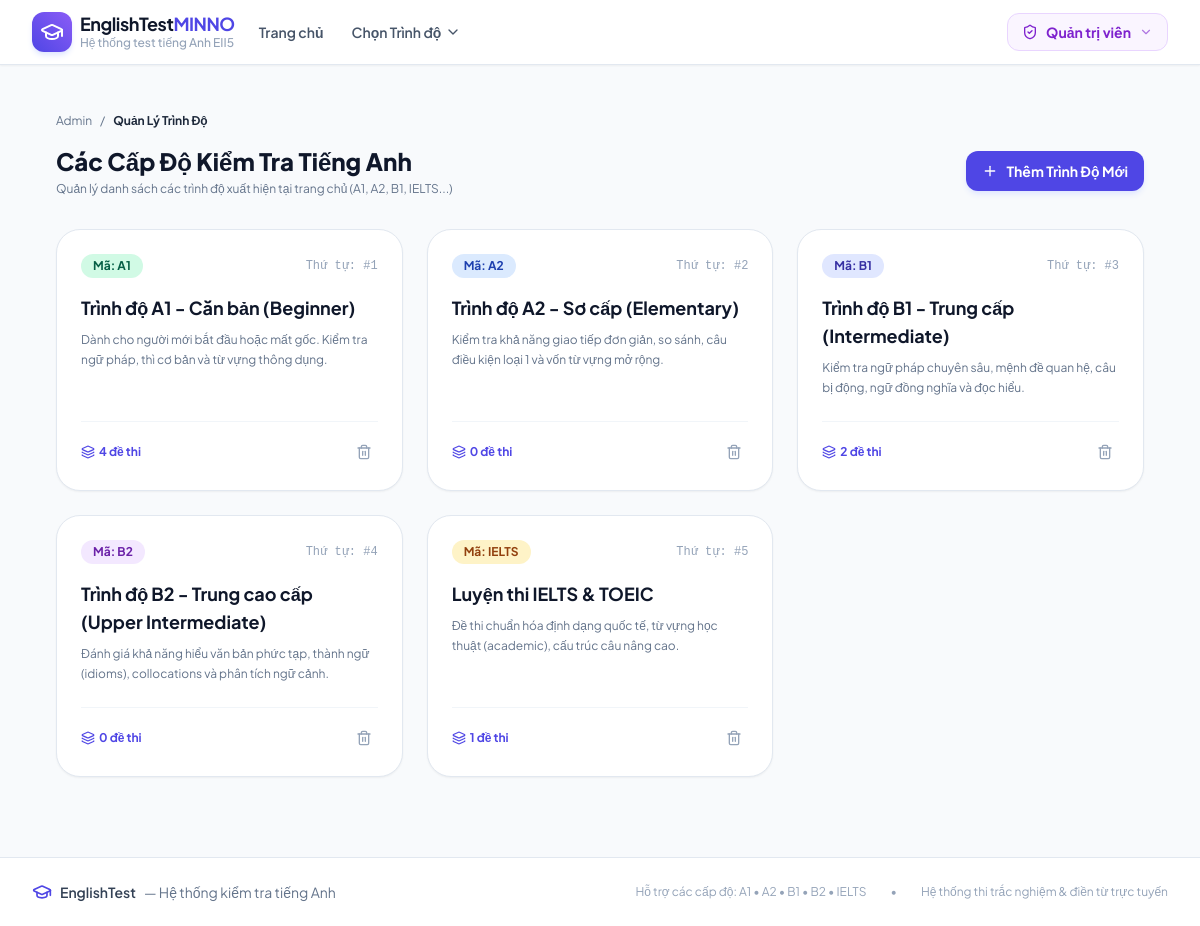
The app's page /admin/levels (signed in) with its own data.
### models.py (models this page shows)
class Level(db.Model):
    __tablename__ = 'levels'
    id = db.Column(db.Integer, primary_key=True)
    code = db.Column(db.String(20), unique=True, nullable=False)  # 'A1', 'A2', 'B1', 'B2', 'C1', 'IELTS'
    name = db.Column(db.String(100), nullable=False)              # 'Trình độ A1 - Căn bản'
    description = db.Column(db.Text, nullable=True)
    badge_color = db.Column(db.String(30), default='blue')        # 'blue', 'green', 'amber', 'purple', 'rose'
    icon_name = db.Column(db.String(50), default='book-open')
    order_num = db.Column(db.Integer, default=1)
    is_active = db.Column(db.Boolean, default=True)
    created_at = db.Column(db.DateTime, default=datetime.utcnow)
    tests = db.relationship('Test', backref='level', lazy=True, cascade='all, delete-orphan')
    @property
    def active_tests_count(self):
        return len([t for t in self.tests if t.is_active])

### app.py (the view, shortened to what this page needs)
@app.route('/admin/levels', methods=['GET', 'POST'])
@admin_required
def admin_levels():
    levels = Level.query.order_by(Level.order_num).all()
    return render_template('admin/levels.html', levels=levels)

### app.py (called while the page is built)
def staff_required(f):
    @wraps(f)
    def decorated_function(*args, **kwargs):
        user_id = session.get('user_id')
        role = session.get('role')
        if not user_id or role not in ('admin', 'teacher'):
            flash('Vui lòng đăng nhập với tài khoản Quản trị viên hoặc Giáo viên.', 'warning')
            return redirect(url_for('admin_login', next=request.path))
        user = User.query.get(user_id)
        if not user or user.role not in ('admin', 'teacher'):
            session.clear()
            flash('Phiên đăng nhập đã hết hạn. Vui lòng đăng nhập lại.', 'warning')
            return redirect(url_for('admin_login', next=request.path))
        return f(*args, **kwargs)
    return decorated_function

@app.context_processor
def inject_globals():
    levels = Level.query.filter_by(is_active=True).order_by(Level.order_num).all()
    current_user = None
    if session.get('user_id'):
        current_user = User.query.get(session.get('user_id'))
    return {
        'all_levels': levels,
        'current_user': current_user,
        'is_admin': session.get('role') == 'admin',
        'is_teacher': session.get('role') == 'teacher',
        'is_staff': session.get('role') in ('admin', 'teacher'),
        'candidate_name': session.get('student_name'),
        'candidate_phone': session.get('student_phone'),
        'candidate_email': session.get('student_email')
    }

### templates/admin/levels.html (shortened to what this page needs)
{% extends 'base.html' %}
{% block content %}
<div class="max-w-6xl mx-auto px-4 sm:px-6 lg:px-8 py-8">
    <div class="flex items-center space-x-2 text-xs text-slate-500 mb-4">
        <a href="{{ url_for('admin_dashboard') }}" class="hover:text-indigo-600">Admin</a>
        <span>/</span>
        <span class="text-slate-800 font-bold">Quản Lý Trình Độ</span>
    </div>
    <div class="flex flex-col md:flex-row md:items-center justify-between gap-4 mb-8">
        <div>
            <h1 class="text-2xl font-extrabold text-slate-900">Các Cấp Độ Kiểm Tra Tiếng Anh</h1>
            <p class="text-xs text-slate-500 mt-1">Quản lý danh sách các trình độ xuất hiện tại trang chủ (A1, A2, B1, IELTS...)</p>
        </div>
        <button onclick="document.getElementById('modal-add-level').classList.remove('hidden')" class="px-4 py-2.5 bg-indigo-600 hover:bg-indigo-700 text-white font-bold rounded-xl text-sm shadow-md shadow-indigo-100 transition flex items-center space-x-2">
            <i data-lucide="plus" class="w-4 h-4"></i>
            <span>Thêm Trình Độ Mới</span>
        </button>
    </div>
    <div class="grid grid-cols-1 md:grid-cols-2 lg:grid-cols-3 gap-6">
        {% for lvl in levels %}
        <div class="bg-white rounded-3xl border border-slate-200 p-6 shadow-sm flex flex-col justify-between">
            <div>
                <div class="flex items-center justify-between mb-4">
                    <span class="inline-flex items-center space-x-1.5 px-3 py-1 rounded-full text-xs font-bold
                        {% if lvl.badge_color == 'emerald' %}bg-emerald-100 text-emerald-800
                        {% elif lvl.badge_color == 'blue' %}bg-blue-100 text-blue-800
                        {% elif lvl.badge_color == 'indigo' %}bg-indigo-100 text-indigo-800
                        {% elif lvl.badge_color == 'purple' %}bg-purple-100 text-purple-800
                        {% elif lvl.badge_color == 'amber' %}bg-amber-100 text-amber-800
                        {% else %}bg-slate-100 text-slate-800{% endif %}">
                        <span>Mã: {{ lvl.code }}</span>
                    </span>
                    <span class="text-xs text-slate-400 font-mono">Thứ tự: #{{ lvl.order_num }}</span>
                </div>
                <h3 class="text-lg font-bold text-slate-900 mb-2">{{ lvl.name }}</h3>
                <p class="text-xs text-slate-500 leading-relaxed mb-6">{{ lvl.description or 'Chưa có mô tả' }}</p>
            </div>
            <div class="pt-4 border-t border-slate-100 flex items-center justify-between">
                <a href="{{ url_for('admin_tests', level_id=lvl.id) }}" class="text-xs font-bold text-indigo-600 hover:underline flex items-center space-x-1">
                    <i data-lucide="layers" class="w-3.5 h-3.5"></i>
                    <span>{{ lvl.tests|length }} đề thi</span>
                </a>
                <form method="POST" action="{{ url_for('admin_delete_level', level_id=lvl.id) }}" onsubmit="return confirm('Bạn có chắc chắn muốn xóa trình độ này cùng toàn bộ đề thi bên trong?')" class="inline">
                    <button type="submit" class="p-1.5 text-slate-400 hover:text-rose-600 transition" title="Xóa trình độ">
                        <i data-lucide="trash-2" class="w-4 h-4"></i>
                    </button>
                </form>
            </div>
        </div>
        {% endfor %}
    </div>
</div>
{% endblock %}

### records on screen
Level: code "A1", order_num "1", name "Trình độ A1 - Căn bản (Beginner)", description "Dành cho người mới bắt đầu hoặc mất gốc. Kiểm tra ngữ pháp, thì cơ bản và từ vựng thông dụng.", tests|length "4"
Level: code "A2", order_num "2", name "Trình độ A2 - Sơ cấp (Elementary)", description "Kiểm tra khả năng giao tiếp đơn giản, so sánh, câu điều kiện loại 1 và vốn từ vựng mở rộng.", tests|length "0"
Level: code "B1", order_num "3", name "Trình độ B1 - Trung cấp (Intermediate)", description "Kiểm tra ngữ pháp chuyên sâu, mệnh đề quan hệ, câu bị động, ngữ đồng nghĩa và đọc hiểu.", tests|length "2"
Level: code "B2", order_num "4", name "Trình độ B2 - Trung cao cấp (Upper Intermediate)", description "Đánh giá khả năng hiểu văn bản phức tạp, thành ngữ (idioms), collocations và phân tích ngữ cảnh.", tests|length "0"
Level: code "IELTS", order_num "5", name "Luyện thi IELTS & TOEIC", description "Đề thi chuẩn hóa định dạng quốc tế, từ vựng học thuật (academic), cấu trúc câu nâng cao.", tests|length "1"
